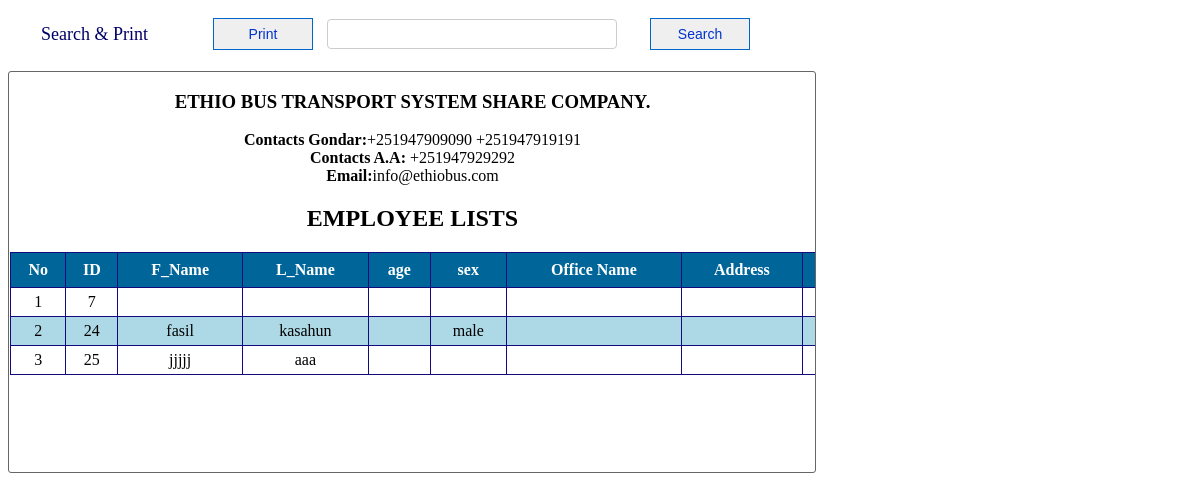
The app's page /manager/clerk.php with its own data.
### tables this page shows
CREATE TABLE IF NOT EXISTS `clerkacc` (
  `clerk_id` int(11) NOT NULL AUTO_INCREMENT,
  `fname` varchar(100) NOT NULL,
  `lname` varchar(100) NOT NULL,
  `sex` varchar(10) NOT NULL,
  `username` varchar(30) NOT NULL,
  `password` varchar(100) NOT NULL,
  `phone` varchar(100) NOT NULL,
  `email` varchar(100) NOT NULL,
  PRIMARY KEY (`clerk_id`)
);

### manager/clerk.php (the view, shortened to what this page needs)
<!DOCTYPE html PUBLIC "-//W3C//DTD XHTML 1.0 Transitional//EN" "http://www.w3.org/TR/xhtml1/DTD/xhtml1-transitional.dtd">
<html xmlns="http://www.w3.org/1999/xhtml">
<head>
<link rel="stylesheet" type="text/css" href="css/style_view.css" />
</head>
<body>
<div id="style_div" >
<form method="post">
<table width="755">
	<tr>
    	<td width="190px" style="font-size:18px; color:#006; text-indent:30px;">Search & Print </td>
		<td> <input type="button" value="Print" id="button-search" class="btn" onclick="PrintDoc()"/></td>
		<td><input type="text" name="searchtxt" title="Enter name for search " class="search" autocomplete="off"/></td>
        <td style="float:right"><input type="submit" name="btnsearch" value="Search" id="button-search" title="Search Package" /></td>
    </tr>
</table>
</form>
</div>
<br />
<div id="printarea">
<div id="content-input">
<h3 align="center">ETHIO BUS TRANSPORT SYSTEM SHARE COMPANY.</h3>
<p align="center"><strong>Contacts Gondar:</strong>+251947909090 +251947919191 <br>
<strong>Contacts A.A:</strong> +251947929292<br>
<br<strong><strong>Email:</strong>info@ethiobus.com</p>
<br<P align="center"><h2 align="center">EMPLOYEE LISTS</h2></p>
	 <table border="1" width="1100px" align="center" cellpadding="5" class="mytable" cellspacing="0" >
        <tr height="35px">
            <th>No</th>
			<th>ID</th>
            <th>F_Name</th>
            <th>L_Name</th>
			<th>age</th>
			<th>sex</th>
            <th>Office Name</th>
            <th>Address</th>
            <th>Phone No.</th>
        </tr>
         <?php
	$key="";
	if($key !="")
		$sql_sel=mysql_query("SElECT * FROM  clerkacc WHERE officename  like '%$key%'");
	else
		 $sql_sel=mysql_query("SELECT * FROM  clerkacc");
    $i=0;
    while($row=mysql_fetch_array($sql_sel)){
    $i++;
    $color=($i%2==0)?"lightblue":"white";
    ?>
      <tr bgcolor="<?php echo $color?>">
            <td><?php echo $i;?></td>
			<td><?php echo $row['clerk_id'];?></td>
            <td><?php echo $row['fname'];?></td>
            <td><?php echo $row['lname'];?></td>
			 <td><?php echo $row['age'];?></td>
			  <td><?php echo $row['sex'];?></td>
            <td><?php echo $row['officename'];?></td>
            <td><?php echo $row['adress'];?></td>
            <td><?php echo $row['phone'];?></td>
        </tr>
    <?php
    }
    ?>
    </table>
</div>
</div>
</body>
</html>

### manager/css/style_view.css (style rules this page uses)
#style_div { height:auto; margin-top:15px; }
#content-input { width:805px; height:400px; border:1px solid #666; float:left; padding-left:1px; border-radius: 3px 3px 3px 3px; overflow: auto; }
#button-search { font-family:Arial, Helvetica, sans-serif; font-size:14px; width:100px; height:32px; float:right; margin-right:10px; repeat-x top center; border: 1px solid #06C; -moz-border-radius: 5px; color:#03C; }
.search { padding:4px; border:1px #CCC solid; border-radius: 4px 4px 4px 4px; -moz-border-radius: 8px; background:#FFF; color:#006; font-family:Arial, Helvetica, sans-serif; font-size:16px; width:280px; height:20px; float:left; }
.mytable { border-collapse:collapse; border:#036 1px solid; }
.mytable tr th { background:#069; border:#120A7E 1px solid; color:#FFF; font-family:"Times New Roman", Times, serif; }
.mytable tr td { font-family:"Times New Roman", Times, serif; border:#120A7E 1px solid; }

### records on screen
clerkacc: clerk_id "7"
clerkacc: clerk_id "24", fname "fasil", lname "kasahun", sex "male"
clerkacc: clerk_id "25", fname "jjjjj", lname "aaa"
